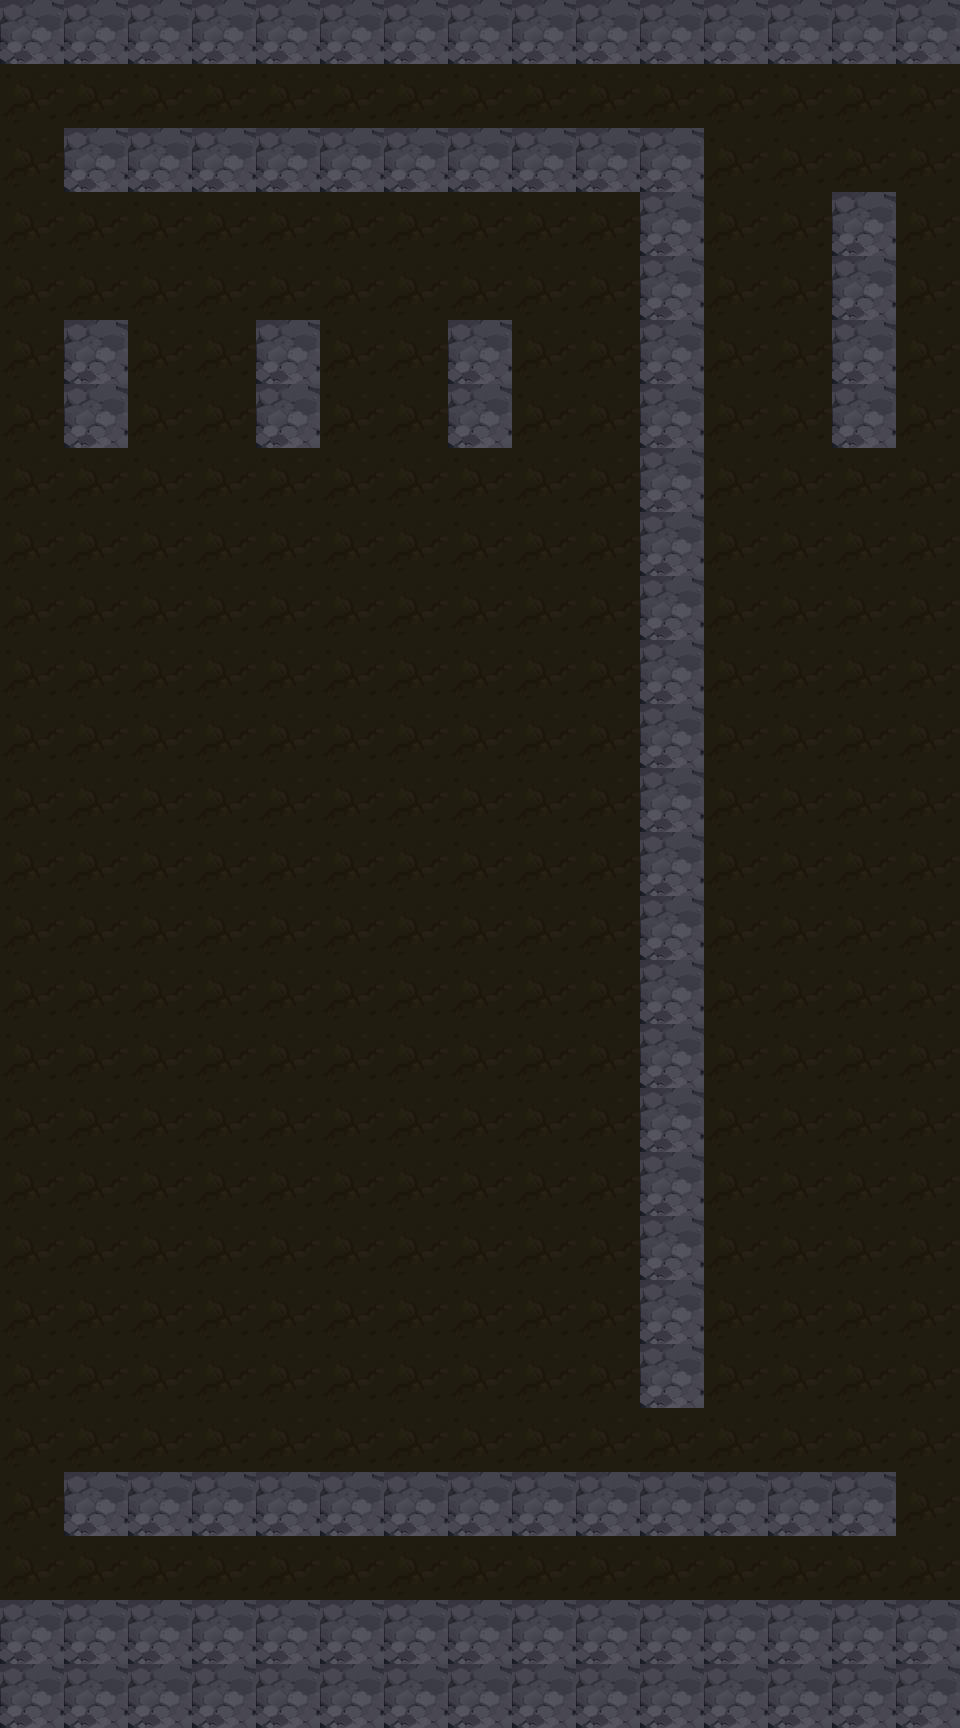

Tiled map render using the project's own tile images. Description and the map definition, with tile-layer contents summarised, below:
An orthogonal 15x27 tile map with 64x64 px tiles, 7 tile layers (background, background_top, block, block_top, ...), 4 tilesets and 12 objects (6x monster, 3x 2, move_3, move_2, move_1).

<map version="1.2" tiledversion="1.2.2" orientation="orthogonal" renderorder="left-down" width="15" height="27" tilewidth="64" tileheight="64" infinite="0" nextlayerid="55" nextobjectid="240">
 <tileset firstgid="1" name="volcano_block_1" tilewidth="64" tileheight="64" tilecount="64" columns="8">
  <image source="img/volcano_block_1.png" width="512" height="512" />
 </tileset>
 <tileset firstgid="65" name="diamond" tilewidth="64" tileheight="64" tilecount="64" columns="8">
  <image source="img/diamond.png" width="512" height="512" />
 </tileset>
 <tileset firstgid="129" name="volcano_bg_1" tilewidth="64" tileheight="64" tilecount="64" columns="8">
  <image source="img/volcano_bg_1.png" width="512" height="512" />
 </tileset>
 <tileset firstgid="193" name="volcano_top_1" tilewidth="64" tileheight="64" tilecount="64" columns="8">
  <image source="img/volcano_top_1.png" width="512" height="512" />
 </tileset>
 <layer id="45" name="background" width="15" height="27">
  <data>[405 cells, 405 non-empty, 1 distinct tile ids]</data>
 </layer>
 <layer id="46" name="background_top" width="15" height="27">
  <data>[405 cells, 0 non-empty, 0 distinct tile ids]</data>
 </layer>
 <layer id="47" name="block" width="15" height="27">
  <data>[405 cells, 308 non-empty, 1 distinct tile ids]</data>
 </layer>
 <layer id="48" name="block_top" width="15" height="27">
  <data>[405 cells, 0 non-empty, 0 distinct tile ids]</data>
 </layer>
 <layer id="49" name="diamond" width="15" height="27">
  <data>[405 cells, 2 non-empty, 1 distinct tile ids]</data>
 </layer>
 <objectgroup color="#ffaaff" id="50" name="trigger">
  <object id="236" name="trigger" type="2" x="832" y="1472" width="64" height="64">
   <properties>
    <property name="Resource" value="Trigger_Burrow" />
    <property name="Type" type="int" value="1" />
   </properties>
  </object>
  <object id="237" name="trigger" type="2" x="768" y="1472" width="64" height="64">
   <properties>
    <property name="Resource" value="Trigger_Burrow" />
    <property name="Type" type="int" value="1" />
   </properties>
  </object>
  <object id="238" name="trigger" type="2" x="704" y="1472" width="64" height="64">
   <properties>
    <property name="Resource" value="Trigger_Burrow" />
    <property name="Type" type="int" value="1" />
   </properties>
  </object>
 </objectgroup>
 <objectgroup color="#ff0000" id="51" name="monster">
  <object id="224" name="monster" x="64" y="384" width="64" height="64">
   <properties>
    <property name="Direction_Arr" value="0" />
    <property name="ID_Arr" value="801" />
    <property name="Interval" type="int" value="5000" />
    <property name="Move_Arr" value="0" />
    <property name="Order" type="int" value="1" />
    <property name="Time" type="int" value="0" />
   </properties>
  </object>
  <object id="226" name="monster" x="832" y="384" width="64" height="64">
   <properties>
    <property name="Direction_Arr" value="0" />
    <property name="ID_Arr" value="107" />
    <property name="Interval" type="int" value="5000" />
    <property name="Move_Arr" value="0" />
    <property name="Order" type="int" value="1" />
    <property name="Time" type="int" value="0" />
   </properties>
  </object>
  <object id="233" name="monster" x="640" y="384" width="64" height="64">
   <properties>
    <property name="Direction_Arr" value="4" />
    <property name="ID_Arr" value="901" />
    <property name="Interval" type="int" value="5000" />
    <property name="Move_Arr" value="2" />
    <property name="Order" type="int" value="1" />
    <property name="Time" type="int" value="0" />
   </properties>
  </object>
  <object id="234" name="monster" x="256" y="384" width="64" height="64">
   <properties>
    <property name="Direction_Arr" value="0" />
    <property name="ID_Arr" value="107" />
    <property name="Interval" type="int" value="5000" />
    <property name="Move_Arr" value="0" />
    <property name="Order" type="int" value="1" />
    <property name="Time" type="int" value="0" />
   </properties>
  </object>
  <object id="235" name="monster" x="256" y="1472" width="64" height="64">
   <properties>
    <property name="Direction_Arr" value="0" />
    <property name="ID_Arr" value="107" />
    <property name="Interval" type="int" value="5000" />
    <property name="Move_Arr" value="0" />
    <property name="Order" type="int" value="1" />
    <property name="Time" type="int" value="0" />
   </properties>
  </object>
  <object id="239" name="monster" x="640" y="128" width="64" height="64">
   <properties>
    <property name="Direction_Arr" value="1" />
    <property name="ID_Arr" value="901" />
    <property name="Interval" type="int" value="5000" />
    <property name="Move_Arr" value="1" />
    <property name="Order" type="int" value="1" />
    <property name="Time" type="int" value="0" />
   </properties>
  </object>
 </objectgroup>
 <objectgroup color="#00ff00" id="52" name="player">
  <object id="110" name="move_3" x="384" y="128" width="64" height="64" />
  <object id="109" name="move_2" x="384" y="128" width="64" height="64" />
  <object id="107" name="move_1" x="384" y="128" width="64" height="64" />
 </objectgroup>
 <layer id="53" name="all_top_1" width="15" height="27">
  <data>[405 cells, 0 non-empty, 0 distinct tile ids]</data>
 </layer>
 <layer id="54" name="all_top_2" width="15" height="27">
  <data>[405 cells, 0 non-empty, 0 distinct tile ids]</data>
 </layer>
</map>
